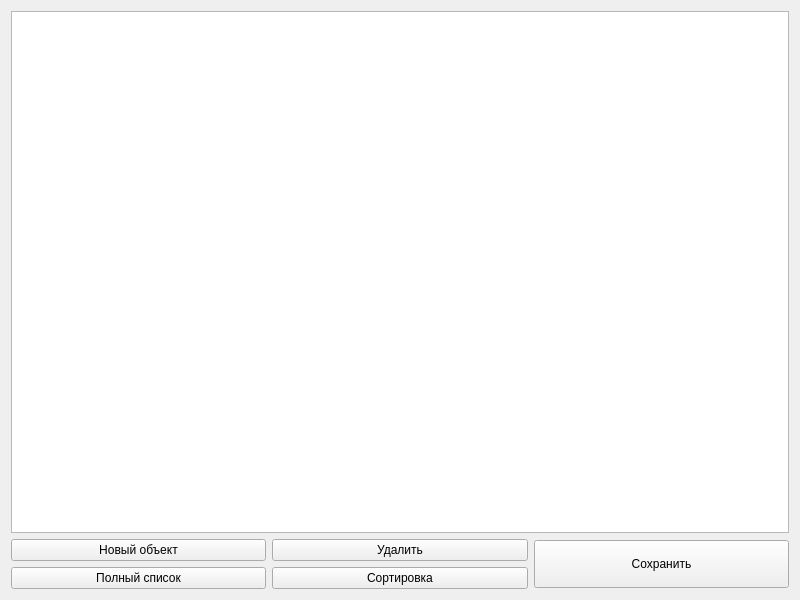
<?xml version="1.0" encoding="UTF-8"?>
<ui version="4.0">
 <class>Widget</class>
 <widget class="QWidget" name="Widget">
  <property name="geometry">
   <rect>
    <x>0</x>
    <y>0</y>
    <width>800</width>
    <height>600</height>
   </rect>
  </property>
  <property name="windowTitle">
   <string>Widget</string>
  </property>
  <layout class="QVBoxLayout" name="verticalLayout_4">
   <item>
    <widget class="QTableWidget" name="MainTable">
     <property name="editTriggers">
      <set>QAbstractItemView::EditTrigger::NoEditTriggers</set>
     </property>
    </widget>
   </item>
   <item>
    <layout class="QHBoxLayout" name="horizontalLayout">
     <item>
      <layout class="QVBoxLayout" name="verticalLayout_3">
       <item>
        <widget class="QPushButton" name="NewObj_btn">
         <property name="text">
          <string>Новый объект</string>
         </property>
        </widget>
       </item>
       <item>
        <widget class="QPushButton" name="FullLint_btn">
         <property name="text">
          <string>Полный список</string>
         </property>
        </widget>
       </item>
      </layout>
     </item>
     <item>
      <layout class="QVBoxLayout" name="verticalLayout_2">
       <item>
        <widget class="QPushButton" name="Delete_btn">
         <property name="text">
          <string>Удалить</string>
         </property>
        </widget>
       </item>
       <item>
        <widget class="QPushButton" name="Sort_btn">
         <property name="text">
          <string>Сортировка</string>
         </property>
        </widget>
       </item>
      </layout>
     </item>
     <item>
      <layout class="QVBoxLayout" name="verticalLayout">
       <item>
        <widget class="QPushButton" name="SaveFile_btn">
         <property name="minimumSize">
          <size>
           <width>0</width>
           <height>48</height>
          </size>
         </property>
         <property name="text">
          <string>Сохранить</string>
         </property>
        </widget>
       </item>
      </layout>
     </item>
    </layout>
   </item>
  </layout>
 </widget>
 <resources/>
 <connections/>
</ui>
